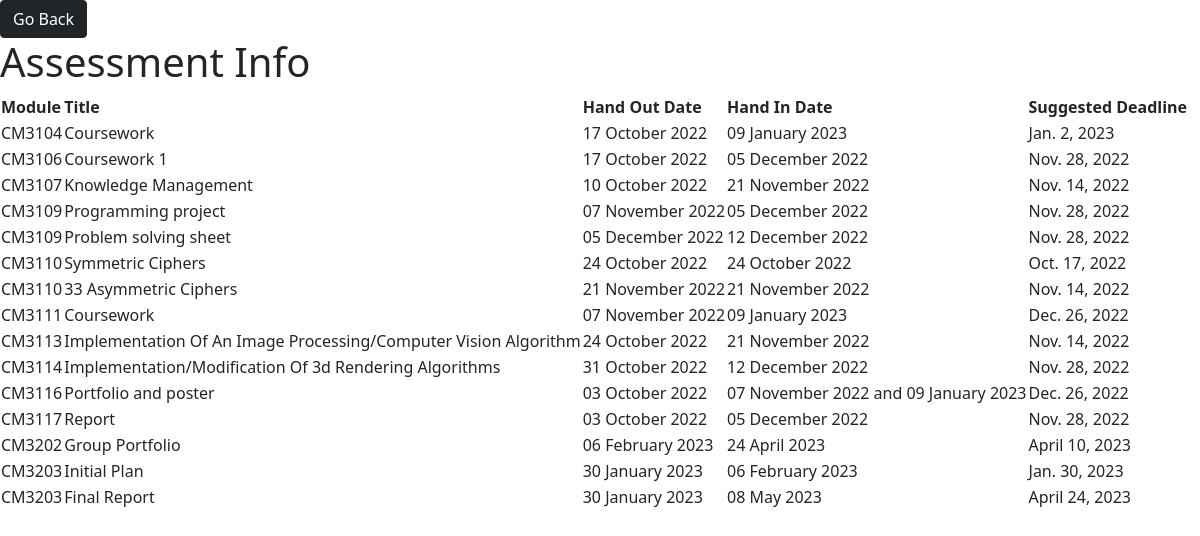
/assessments/, run on the app's committed database.
### base/models.py (models this page shows)
class Assessment(models.Model):
    module=models.CharField(max_length=250, null=True, blank=True)
    contribution=models.CharField(max_length=250, null=True, blank=True)
    Title=models.CharField(max_length=250, null=True, blank=True)
    type=models.CharField(max_length=250, null=True, blank=True)
    Hand_out_date=models.CharField(max_length=250, null=True, blank=True)
    hand_in_date=models.CharField(max_length=250, null=True, blank=True)
    suggesteddeadline = models.DateField(null=True, blank=True)

### base/views.py (the view)
# urls.py: path('assessments/', show_assessments, name='show_assessments')
def show_assessments(request):
    assessments = Assessment.objects.all()
    return render(request, 'base/assessment.html', {'assessments': assessments})

### base/templates/base/assessment.html (shortened to what this page needs)
<!DOCTYPE html>
<html>
<head>
</head>
<body>
	<a href="{% url 'dashboard' %}" class="btn btn-dark">Go Back</a>
	<h1>Assessment Info</h1>
	<table>
		<thead>
			<tr>
				<th>Module</th>
				<th>Title</th>
				<th>Hand Out Date</th>
				<th>Hand In Date</th>
				<th>Suggested Deadline</th>
			</tr>
		</thead>
		<tbody>
			{% for assessment in assessments %}
			{% if assessment.Hand_out_date and assessment.hand_in_date %}
			<tr>
				<td>{{ assessment.module }}</td>
				<td>{{ assessment.Title }}</td>
				<td>{{ assessment.Hand_out_date }}</td>
				<td>{{ assessment.hand_in_date }}</td>
				<td>{{ assessment.suggesteddeadline }}</td>
			</tr>
			{% endif %}
			{% endfor %}
		</tbody>
	</table>
</body>
</html>
<link rel="stylesheet" href="https://stackpath.bootstrapcdn.com/bootstrap/5.0.0-alpha1/css/bootstrap.min.css" rel="nofollow">

### data on the page
Assessment: module "CM3104", Title "Coursework", Hand_out_date "17 October 2022", hand_in_date "09 January 2023", suggesteddeadline "Jan. 2, 2023"
Assessment: module "CM3106", Title "Coursework 1", Hand_out_date "17 October 2022", hand_in_date "05 December 2022", suggesteddeadline "Nov. 28, 2022"
Assessment: module "CM3107", Title "Knowledge Management", Hand_out_date "10 October 2022", hand_in_date "21 November 2022", suggesteddeadline "Nov. 14, 2022"
Assessment: module "CM3109", Title "Programming project", Hand_out_date "07 November 2022", hand_in_date "05 December 2022", suggesteddeadline "Nov. 28, 2022"
Assessment: module "CM3109", Title "Problem solving sheet", Hand_out_date "05 December 2022", hand_in_date "12 December 2022", suggesteddeadline "Nov. 28, 2022"
Assessment: module "CM3110", Title "Symmetric Ciphers", Hand_out_date "24 October 2022", hand_in_date "24 October 2022", suggesteddeadline "Oct. 17, 2022"
Assessment: module "CM3110", Title "33 Asymmetric Ciphers", Hand_out_date "21 November 2022", hand_in_date "21 November 2022", suggesteddeadline "Nov. 14, 2022"
Assessment: module "CM3111", Title "Coursework", Hand_out_date "07 November 2022", hand_in_date "09 January 2023", suggesteddeadline "Dec. 26, 2022"
Assessment: module "CM3113", Title "Implementation Of An Image Processing/Computer Vision Algorithm", Hand_out_date "24 October 2022", hand_in_date "21 November 2022", suggesteddeadline "Nov. 14, 2022"
Assessment: module "CM3114", Title "Implementation/Modification Of 3d Rendering Algorithms", Hand_out_date "31 October 2022", hand_in_date "12 December 2022", suggesteddeadline "Nov. 28, 2022"
Assessment: module "CM3116", Title "Portfolio and poster", Hand_out_date "03 October 2022", hand_in_date "07 November 2022 and 09 January 2023", suggesteddeadline "Dec. 26, 2022"
Assessment: module "CM3117", Title "Report", Hand_out_date "03 October 2022", hand_in_date "05 December 2022", suggesteddeadline "Nov. 28, 2022"
Assessment: module "CM3202", Title "Group Portfolio", Hand_out_date "06 February 2023", hand_in_date "24 April 2023", suggesteddeadline "April 10, 2023"
Assessment: module "CM3203", Title "Initial Plan", Hand_out_date "30 January 2023", hand_in_date "06 February 2023", suggesteddeadline "Jan. 30, 2023"
Assessment: module "CM3203", Title "Final Report", Hand_out_date "30 January 2023", hand_in_date "08 May 2023", suggesteddeadline "April 24, 2023"
